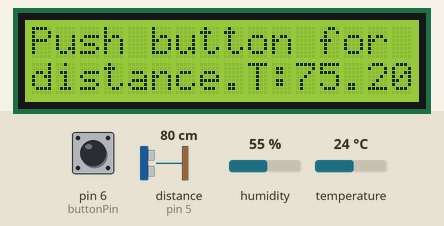
Simulated run of this sketch. Board: Arduino Uno, built with avr-gcc and run on an emulated ATmega328P. Shown: 16×2 character LCD. Inputs (shaded band) come from the test bench; at power-on: pin 6 (buttonPin) HIGH, temperature 24 °C, distance to the obstacle (sensor on pin 5) 80 cm, humidity 55 %. The echo pulse lasts 58.3 µs per cm; what the sketch prints to the serial monitor is not drawn.

Above: at 1.2 s.
1.3 s: pin 6 (buttonPin) pulled LOW for 0.15 s
At 2.4 s:
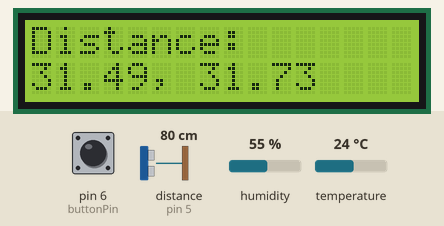
4.4 s: temperature set to 12 °C
At 7.1 s:
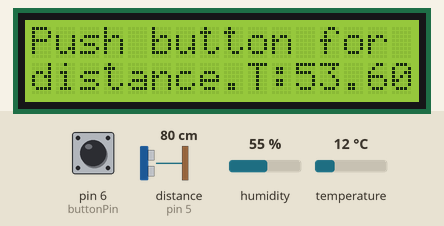
7.4 s: pin 6 (buttonPin) pulled LOW for 1 s
At 8.2 s:
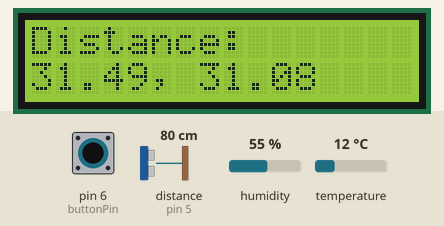
11.4 s: temperature set to 19 °C
At 13.2 s:
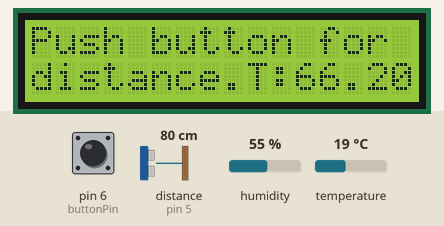
Timing chart, 0 to 14.7 s (numbered marks = the images above; inputs shaded):
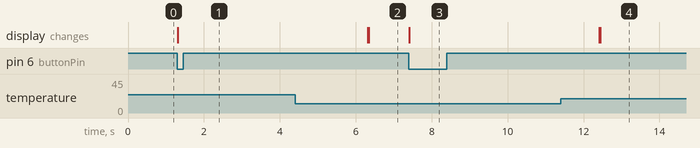

Measured:
- after the input at 1.3 s, the display: changes at once (image 1)
- after the input at 7.4 s, the display: changes at once (image 3)

The sketch:

HW_25_Portable_Distance_Meter_Pushbutton_DHT.ino
```cpp
#include <LiquidCrystal.h>
#include <DHT.h>
#define Type DHT11
int sensePin=2;
DHT HT(sensePin,Type);
int rs=7;
int en=8;
int d4=9;
int d5=10;
int d6=11;
int d7=12;
LiquidCrystal lcd(rs,en,d4,d5,d6,d7);
int trigPin=4;
int echoPin=5;
int buttonPin=6;
int buttonVal;
String mess1="Push button for";
String mess2="distance.";
float pingTT;
float c;
float r=767.269;
float d1;
float d2;
float dist1;
float dist2;
float tempC;
float tempF;
int dt=500;
void setup() {
  // put your setup code here, to run once:
pinMode(buttonPin,INPUT);
digitalWrite(buttonPin,HIGH);
lcd.begin(16,2);
HT.begin();
Serial.begin(9600);
pinMode(trigPin,OUTPUT);
pinMode(echoPin,INPUT);
}

void loop() {
  // put your main code here, to run repeatedly:
Serial.println(buttonVal);
tempF=HT.readTemperature(true);
tempC=HT.readTemperature();
Serial.println(tempC);
lcd.setCursor(0,0);
lcd.print(mess1);
lcd.setCursor(0,1);
lcd.print(mess2);
lcd.print("T:");
lcd.print(tempF);
buttonVal=digitalRead(buttonPin);
while (buttonVal==1){
  buttonVal=digitalRead(buttonPin);
}
lcd.clear();
tempC=HT.readTemperature();
digitalWrite(trigPin,LOW);
delayMicroseconds(10);
digitalWrite(trigPin,HIGH);
delayMicroseconds(10);
digitalWrite(trigPin,LOW);
pingTT=pulseIn(echoPin,HIGH);
c=((331.3*sqrt(1.+tempC/273.15))*3.28084*12)/1000000;
d1=(pingTT*r*5280.*12.)/(3600.*1000000.);
dist1=(d1)/2;
d2=pingTT*c;
dist2=d2/2;
lcd.setCursor(0,0);
lcd.print("Distance: ");
lcd.setCursor(0,1);
lcd.print(dist1);
lcd.print(", ");
lcd.print(dist2);
delay(5000);
lcd.clear();
}
```
